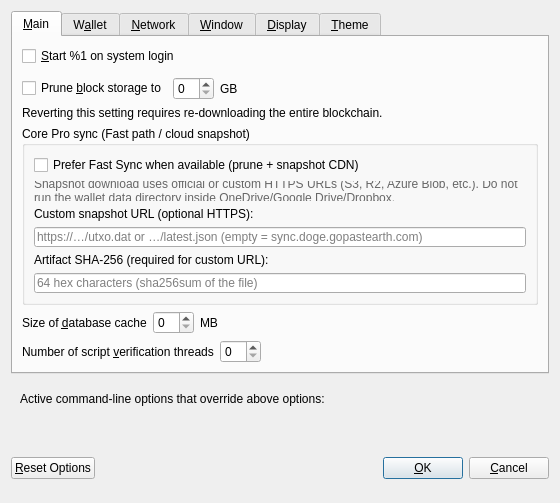
<?xml version="1.0" encoding="UTF-8"?>
<ui version="4.0">
 <class>OptionsDialog</class>
 <widget class="QDialog" name="OptionsDialog">
  <property name="geometry">
   <rect>
    <x>0</x>
    <y>0</y>
    <width>560</width>
    <height>440</height>
   </rect>
  </property>
  <property name="windowTitle">
   <string>Options</string>
  </property>
  <property name="modal">
   <bool>true</bool>
  </property>
  <layout class="QVBoxLayout" name="verticalLayout">
   <item>
    <widget class="QTabWidget" name="tabWidget">
     <property name="currentIndex">
      <number>0</number>
     </property>
     <widget class="QWidget" name="tabMain">
      <attribute name="title">
       <string>&amp;Main</string>
      </attribute>
      <layout class="QVBoxLayout" name="verticalLayout_Main">
       <item>
        <widget class="QCheckBox" name="bitcoinAtStartup">
         <property name="toolTip">
          <string>Automatically start %1 after logging in to the system.</string>
         </property>
         <property name="text">
          <string>&amp;Start %1 on system login</string>
         </property>
        </widget>
       </item>
       <item>
        <spacer name="horizontalSpacer_0_Main">
         <property name="orientation">
          <enum>Qt::Horizontal</enum>
         </property>
         <property name="sizeHint" stdset="0">
          <size>
           <width>40</width>
           <height>5</height>
          </size>
         </property>
        </spacer>
       </item>
       <item>
       <layout class="QHBoxLayout" name="horizontalLayout_Main_Prune">
        <item>
         <widget class="QCheckBox" name="prune">
          <property name="toolTip">
           <string>Disables some advanced features but all blocks will still be fully validated. Reverting this setting requires re-downloading the entire blockchain. Actual disk usage may be somewhat higher.</string>
          </property>
          <property name="text">
           <string>Prune &amp;block storage to</string>
          </property>
         </widget>
        </item>
        <item>
         <widget class="QSpinBox" name="pruneSize"/>
        </item>
         <item>
          <widget class="QLabel" name="pruneSizeUnitLabel">
           <property name="text">
            <string>GB</string>
           </property>
           <property name="textFormat">
            <enum>Qt::PlainText</enum>
           </property>
          </widget>
         </item>
         <item>
          <spacer name="horizontalSpacer_Main_Prune">
           <property name="orientation">
            <enum>Qt::Horizontal</enum>
           </property>
           <property name="sizeHint" stdset="0">
            <size>
             <width>40</width>
             <height>20</height>
            </size>
           </property>
          </spacer>
         </item>
        </layout>
       </item>
       <item>
        <widget class="QLabel" name="pruneWarning">
         <property name="text">
          <string>Reverting this setting requires re-downloading the entire blockchain.</string>
         </property>
         <property name="textFormat">
          <enum>Qt::PlainText</enum>
         </property>
        </widget>
       </item>
       <item>
        <widget class="QGroupBox" name="groupFastSync">
         <property name="title">
          <string>Core Pro sync (Fast path / cloud snapshot)</string>
         </property>
         <layout class="QVBoxLayout" name="verticalLayout_FastSync">
          <item>
           <widget class="QCheckBox" name="preferFastSync">
            <property name="toolTip">
             <string>Prefer Fast path: prune old blocks and use an attested UTXO snapshot when available (Product P1). Does not place your live datadir on OneDrive/Drive — cloud is only for downloading snapshot files over HTTPS.</string>
            </property>
            <property name="text">
             <string>Prefer Fast Sync when available (prune + snapshot CDN)</string>
            </property>
           </widget>
          </item>
          <item>
           <widget class="QLabel" name="fastSyncHint">
            <property name="styleSheet">
             <string notr="true">QLabel { color: #666; }</string>
            </property>
            <property name="text">
             <string>Snapshot download uses official or custom HTTPS URLs (S3, R2, Azure Blob, etc.). Do not run the wallet data directory inside OneDrive/Google Drive/Dropbox.</string>
            </property>
            <property name="wordWrap">
             <bool>true</bool>
            </property>
           </widget>
          </item>
          <item>
           <widget class="QLabel" name="snapshotUrlLabel">
            <property name="text">
             <string>Custom snapshot URL (optional HTTPS):</string>
            </property>
           </widget>
          </item>
          <item>
           <widget class="QLineEdit" name="snapshotUrl">
            <property name="placeholderText">
             <string>https://…/utxo.dat or …/latest.json (empty = sync.doge.gopastearth.com)</string>
            </property>
           </widget>
          </item>
          <item>
           <widget class="QLabel" name="snapshotShaLabel">
            <property name="text">
             <string>Artifact SHA-256 (required for custom URL):</string>
            </property>
           </widget>
          </item>
          <item>
           <widget class="QLineEdit" name="snapshotSha256">
            <property name="placeholderText">
             <string>64 hex characters (sha256sum of the file)</string>
            </property>
           </widget>
          </item>
         </layout>
        </widget>
       </item>
       <item>
        <layout class="QHBoxLayout" name="horizontalLayout_2_Main">
         <item>
          <widget class="QLabel" name="databaseCacheLabel">
           <property name="text">
            <string>Size of &amp;database cache</string>
           </property>
           <property name="textFormat">
            <enum>Qt::PlainText</enum>
           </property>
           <property name="buddy">
            <cstring>databaseCache</cstring>
           </property>
          </widget>
         </item>
         <item>
          <widget class="QSpinBox" name="databaseCache"/>
         </item>
         <item>
          <widget class="QLabel" name="databaseCacheUnitLabel">
           <property name="text">
            <string>MB</string>
           </property>
           <property name="textFormat">
            <enum>Qt::PlainText</enum>
           </property>
          </widget>
         </item>
         <item>
          <spacer name="horizontalSpacer_2_Main">
           <property name="orientation">
            <enum>Qt::Horizontal</enum>
           </property>
           <property name="sizeHint" stdset="0">
            <size>
             <width>40</width>
             <height>20</height>
            </size>
           </property>
          </spacer>
         </item>
        </layout>
       </item>
       <item>
        <layout class="QHBoxLayout" name="horizontalLayout_3_Main">
         <item>
          <widget class="QLabel" name="threadsScriptVerifLabel">
           <property name="text">
            <string>Number of script &amp;verification threads</string>
           </property>
           <property name="textFormat">
            <enum>Qt::PlainText</enum>
           </property>
           <property name="buddy">
            <cstring>threadsScriptVerif</cstring>
           </property>
          </widget>
         </item>
         <item>
          <widget class="QSpinBox" name="threadsScriptVerif">
           <property name="toolTip">
            <string>(0 = auto, &lt;0 = leave that many cores free)</string>
           </property>
          </widget>
         </item>
         <item>
          <spacer name="horizontalSpacer_3_Main">
           <property name="orientation">
            <enum>Qt::Horizontal</enum>
           </property>
           <property name="sizeHint" stdset="0">
            <size>
             <width>40</width>
             <height>20</height>
            </size>
           </property>
          </spacer>
         </item>
        </layout>
       </item>
       <item>
        <spacer name="verticalSpacer_Main">
         <property name="orientation">
          <enum>Qt::Vertical</enum>
         </property>
         <property name="sizeHint" stdset="0">
          <size>
           <width>20</width>
           <height>40</height>
          </size>
         </property>
        </spacer>
       </item>
      </layout>
     </widget>
     <widget class="QWidget" name="tabWallet">
      <attribute name="title">
       <string>W&amp;allet</string>
      </attribute>
      <layout class="QVBoxLayout" name="verticalLayout_Wallet">
       <item>
        <widget class="QGroupBox" name="groupBox">
         <property name="title">
          <string>Expert</string>
         </property>
         <layout class="QVBoxLayout" name="verticalLayout_2">
          <item>
           <widget class="QCheckBox" name="coinControlFeatures">
            <property name="toolTip">
             <string>Whether to show coin control features or not.</string>
            </property>
            <property name="text">
             <string>Enable coin &amp;control features</string>
            </property>
           </widget>
          </item>
          <item>
           <widget class="QCheckBox" name="spendZeroConfChange">
            <property name="toolTip">
             <string>If you disable the spending of unconfirmed change, the change from a transaction cannot be used until that transaction has at least one confirmation. This also affects how your balance is computed.</string>
            </property>
            <property name="text">
             <string>&amp;Spend unconfirmed change</string>
            </property>
           </widget>
          </item>
         </layout>
        </widget>
       </item>
       <item>
        <spacer name="verticalSpacer_Wallet">
         <property name="orientation">
          <enum>Qt::Vertical</enum>
         </property>
         <property name="sizeHint" stdset="0">
          <size>
           <width>20</width>
           <height>40</height>
          </size>
         </property>
        </spacer>
       </item>
      </layout>
     </widget>
     <widget class="QWidget" name="tabNetwork">
      <attribute name="title">
       <string>&amp;Network</string>
      </attribute>
      <layout class="QVBoxLayout" name="verticalLayout_Network">
       <item>
        <widget class="QCheckBox" name="mapPortUpnp">
         <property name="toolTip">
          <string>Automatically open the Dogecoin client port on the router. This only works when your router supports UPnP and it is enabled.</string>
         </property>
         <property name="text">
          <string>Map port using &amp;UPnP</string>
         </property>
        </widget>
       </item>
       <item>
        <widget class="QCheckBox" name="allowIncoming">
         <property name="toolTip">
          <string>Accept connections from outside</string>
         </property>
         <property name="text">
          <string>Allow incoming connections</string>
         </property>
        </widget>
       </item>
       <item>
        <widget class="QCheckBox" name="connectSocks">
         <property name="toolTip">
          <string>Connect to the Dogecoin network through a SOCKS5 proxy.</string>
         </property>
         <property name="text">
          <string>&amp;Connect through SOCKS5 proxy (default proxy):</string>
         </property>
        </widget>
       </item>
       <item>
        <layout class="QHBoxLayout" name="horizontalLayout_1_Network">
         <item>
          <widget class="QLabel" name="proxyIpLabel">
           <property name="text">
            <string>Proxy &amp;IP:</string>
           </property>
           <property name="textFormat">
            <enum>Qt::PlainText</enum>
           </property>
           <property name="buddy">
            <cstring>proxyIp</cstring>
           </property>
          </widget>
         </item>
         <item>
          <widget class="QValidatedLineEdit" name="proxyIp">
           <property name="minimumSize">
            <size>
             <width>140</width>
             <height>0</height>
            </size>
           </property>
           <property name="maximumSize">
            <size>
             <width>140</width>
             <height>16777215</height>
            </size>
           </property>
           <property name="toolTip">
            <string>IP address of the proxy (e.g. IPv4: 127.0.0.1 / IPv6: ::1)</string>
           </property>
          </widget>
         </item>
         <item>
          <widget class="QLabel" name="proxyPortLabel">
           <property name="text">
            <string>&amp;Port:</string>
           </property>
           <property name="textFormat">
            <enum>Qt::PlainText</enum>
           </property>
           <property name="buddy">
            <cstring>proxyPort</cstring>
           </property>
          </widget>
         </item>
         <item>
          <widget class="QLineEdit" name="proxyPort">
           <property name="minimumSize">
            <size>
             <width>55</width>
             <height>0</height>
            </size>
           </property>
           <property name="maximumSize">
            <size>
             <width>55</width>
             <height>16777215</height>
            </size>
           </property>
           <property name="toolTip">
            <string>Port of the proxy (e.g. 9050)</string>
           </property>
          </widget>
         </item>
         <item>
          <spacer name="horizontalSpacer_1_Network">
           <property name="orientation">
            <enum>Qt::Horizontal</enum>
           </property>
           <property name="sizeHint" stdset="0">
            <size>
             <width>40</width>
             <height>20</height>
            </size>
           </property>
          </spacer>
         </item>
        </layout>
       </item>
       <item>
        <layout class="QHBoxLayout" name="horizontalLayout_2_Network">
         <item>
          <widget class="QLabel" name="proxyActiveNets">
           <property name="text">
            <string>Used for reaching peers via:</string>
           </property>
           <property name="textFormat">
            <enum>Qt::PlainText</enum>
           </property>
          </widget>
         </item>
         <item>
          <widget class="QCheckBox" name="proxyReachIPv4">
           <property name="enabled">
            <bool>false</bool>
           </property>
           <property name="toolTip">
            <string>Shows, if the supplied default SOCKS5 proxy is used to reach peers via this network type.</string>
           </property>
           <property name="text">
            <string/>
           </property>
          </widget>
         </item>
         <item>
          <widget class="QLabel" name="proxyReachIPv4Label">
           <property name="text">
            <string>IPv4</string>
           </property>
           <property name="textFormat">
            <enum>Qt::PlainText</enum>
           </property>
          </widget>
         </item>
         <item>
          <widget class="QCheckBox" name="proxyReachIPv6">
           <property name="enabled">
            <bool>false</bool>
           </property>
           <property name="toolTip">
            <string>Shows, if the supplied default SOCKS5 proxy is used to reach peers via this network type.</string>
           </property>
           <property name="text">
            <string/>
           </property>
          </widget>
         </item>
         <item>
          <widget class="QLabel" name="proxyReachIPv6Label">
           <property name="text">
            <string>IPv6</string>
           </property>
           <property name="textFormat">
            <enum>Qt::PlainText</enum>
           </property>
          </widget>
         </item>
         <item>
          <widget class="QCheckBox" name="proxyReachTor">
           <property name="enabled">
            <bool>false</bool>
           </property>
           <property name="toolTip">
            <string>Shows, if the supplied default SOCKS5 proxy is used to reach peers via this network type.</string>
           </property>
           <property name="text">
            <string/>
           </property>
          </widget>
         </item>
         <item>
          <widget class="QLabel" name="proxyReachTorLabel">
           <property name="text">
            <string>Tor</string>
           </property>
           <property name="textFormat">
            <enum>Qt::PlainText</enum>
           </property>
          </widget>
         </item>
         <item>
          <spacer name="horizontalSpacer_2_Network">
           <property name="orientation">
            <enum>Qt::Horizontal</enum>
           </property>
           <property name="sizeHint" stdset="0">
            <size>
             <width>40</width>
             <height>20</height>
            </size>
           </property>
          </spacer>
         </item>
        </layout>
       </item>
       <item>
        <widget class="QCheckBox" name="connectSocksTor">
         <property name="toolTip">
          <string>Connect to the Dogecoin network through a separate SOCKS5 proxy for Tor hidden services.</string>
         </property>
         <property name="text">
          <string>Use separate SOCKS5 proxy to reach peers via Tor hidden services:</string>
         </property>
        </widget>
       </item>
       <item>
        <layout class="QHBoxLayout" name="horizontalLayout_3_Network">
         <item>
          <widget class="QLabel" name="proxyIpTorLabel">
           <property name="text">
            <string>Proxy &amp;IP:</string>
           </property>
           <property name="textFormat">
            <enum>Qt::PlainText</enum>
           </property>
           <property name="buddy">
            <cstring>proxyIpTor</cstring>
           </property>
          </widget>
         </item>
         <item>
          <widget class="QValidatedLineEdit" name="proxyIpTor">
           <property name="minimumSize">
            <size>
             <width>140</width>
             <height>0</height>
            </size>
           </property>
           <property name="maximumSize">
            <size>
             <width>140</width>
             <height>16777215</height>
            </size>
           </property>
           <property name="toolTip">
            <string>IP address of the proxy (e.g. IPv4: 127.0.0.1 / IPv6: ::1)</string>
           </property>
          </widget>
         </item>
         <item>
          <widget class="QLabel" name="proxyPortTorLabel">
           <property name="text">
            <string>&amp;Port:</string>
           </property>
           <property name="textFormat">
            <enum>Qt::PlainText</enum>
           </property>
           <property name="buddy">
            <cstring>proxyPortTor</cstring>
           </property>
          </widget>
         </item>
         <item>
          <widget class="QLineEdit" name="proxyPortTor">
           <property name="minimumSize">
            <size>
             <width>55</width>
             <height>0</height>
            </size>
           </property>
           <property name="maximumSize">
            <size>
             <width>55</width>
             <height>16777215</height>
            </size>
           </property>
           <property name="toolTip">
            <string>Port of the proxy (e.g. 9050)</string>
           </property>
          </widget>
         </item>
         <item>
          <spacer name="horizontalSpacer_4_Network">
           <property name="orientation">
            <enum>Qt::Horizontal</enum>
           </property>
           <property name="sizeHint" stdset="0">
            <size>
             <width>40</width>
             <height>20</height>
            </size>
           </property>
          </spacer>
         </item>
        </layout>
       </item>
       <item>
        <spacer name="verticalSpacer_Network">
         <property name="orientation">
          <enum>Qt::Vertical</enum>
         </property>
         <property name="sizeHint" stdset="0">
          <size>
           <width>20</width>
           <height>40</height>
          </size>
         </property>
        </spacer>
       </item>
      </layout>
     </widget>
     <widget class="QWidget" name="tabWindow">
      <attribute name="title">
       <string>&amp;Window</string>
      </attribute>
      <layout class="QVBoxLayout" name="verticalLayout_Window">
       <item>
        <widget class="QCheckBox" name="hideTrayIcon">
         <property name="toolTip">
          <string>&amp;Hide the icon from the system tray.</string>
         </property>
         <property name="text">
          <string>Hide tray icon</string>
         </property>
        </widget>
       </item>
       <item>
        <widget class="QCheckBox" name="minimizeToTray">
         <property name="toolTip">
          <string>Show only a tray icon after minimizing the window.</string>
         </property>
         <property name="text">
          <string>&amp;Minimize to the tray instead of the taskbar</string>
         </property>
        </widget>
       </item>
       <item>
        <widget class="QCheckBox" name="minimizeOnClose">
         <property name="toolTip">
          <string>Minimize instead of exit the application when the window is closed. When this option is enabled, the application will be closed only after selecting Exit in the menu.</string>
         </property>
         <property name="text">
          <string>M&amp;inimize on close</string>
         </property>
        </widget>
       </item>
       <item>
        <spacer name="verticalSpacer_Window">
         <property name="orientation">
          <enum>Qt::Vertical</enum>
         </property>
         <property name="sizeHint" stdset="0">
          <size>
           <width>20</width>
           <height>40</height>
          </size>
         </property>
        </spacer>
       </item>
      </layout>
     </widget>
     <widget class="QWidget" name="tabDisplay">
      <attribute name="title">
       <string>&amp;Display</string>
      </attribute>
      <layout class="QVBoxLayout" name="verticalLayout_Display">
       <item>
        <layout class="QHBoxLayout" name="horizontalLayout_1_Display">
         <item>
          <widget class="QLabel" name="langLabel">
           <property name="text">
            <string>User Interface &amp;language:</string>
           </property>
           <property name="textFormat">
            <enum>Qt::PlainText</enum>
           </property>
           <property name="buddy">
            <cstring>lang</cstring>
           </property>
          </widget>
         </item>
         <item>
          <widget class="QValueComboBox" name="lang">
           <property name="toolTip">
            <string>The user interface language can be set here. This setting will take effect after restarting %1.</string>
           </property>
          </widget>
         </item>
        </layout>
       </item>
       <item>
        <layout class="QHBoxLayout" name="horizontalLayout_2_Display">
         <item>
          <widget class="QLabel" name="unitLabel">
           <property name="text">
            <string>&amp;Unit to show amounts in:</string>
           </property>
           <property name="textFormat">
            <enum>Qt::PlainText</enum>
           </property>
           <property name="buddy">
            <cstring>unit</cstring>
           </property>
          </widget>
         </item>
         <item>
          <widget class="QValueComboBox" name="unit">
           <property name="toolTip">
            <string>Choose the default subdivision unit to show in the interface and when sending coins.</string>
           </property>
          </widget>
         </item>
        </layout>
       </item>
       <item>
        <layout class="QHBoxLayout" name="horizontalLayout_3_Display">
         <item>
          <widget class="QLabel" name="thirdPartyTxUrlsLabel">
           <property name="toolTip">
            <string>Third party URLs (e.g. a block explorer) that appear in the transactions tab as context menu items. %s in the URL is replaced by transaction hash. Multiple URLs are separated by vertical bar |.</string>
           </property>
           <property name="text">
            <string>Third party transaction URLs</string>
           </property>
           <property name="buddy">
            <cstring>thirdPartyTxUrls</cstring>
           </property>
          </widget>
         </item>
         <item>
          <widget class="QLineEdit" name="thirdPartyTxUrls">
           <property name="toolTip">
            <string>Third party URLs (e.g. a block explorer) that appear in the transactions tab as context menu items. %s in the URL is replaced by transaction hash. Multiple URLs are separated by vertical bar |.</string>
           </property>
          </widget>
         </item>
        </layout>
       </item>
       <item>
        <spacer name="verticalSpacer_Display">
         <property name="orientation">
          <enum>Qt::Vertical</enum>
         </property>
         <property name="sizeHint" stdset="0">
          <size>
           <width>20</width>
           <height>40</height>
          </size>
         </property>
        </spacer>
       </item>
      </layout>
     </widget>
     <widget class="QWidget" name="tabTheme">
      <attribute name="title">
       <string>&amp;Theme</string>
      </attribute>
      <layout class="QVBoxLayout" name="verticalLayout_Theme">
       <item>
        <widget class="ThemeSwitcher" name="themeSwitcher" native="true">
         <property name="sizePolicy">
          <sizepolicy hsizetype="Expanding" vsizetype="Expanding">
           <horstretch>0</horstretch>
           <verstretch>0</verstretch>
          </sizepolicy>
         </property>
        </widget>
       </item>
      </layout>
     </widget>
    </widget>
   </item>
   <item>
    <widget class="QFrame" name="frame">
     <layout class="QVBoxLayout" name="verticalLayout_Bottom">
      <item>
       <layout class="QHBoxLayout" name="horizontalLayout_Bottom">
        <item>
         <widget class="QLabel" name="overriddenByCommandLineInfoLabel">
          <property name="text">
           <string>Active command-line options that override above options:</string>
          </property>
          <property name="textFormat">
           <enum>Qt::PlainText</enum>
          </property>
         </widget>
        </item>
        <item>
         <spacer name="horizontalSpacer_Bottom">
          <property name="orientation">
           <enum>Qt::Horizontal</enum>
          </property>
          <property name="sizeHint" stdset="0">
           <size>
            <width>40</width>
            <height>20</height>
           </size>
          </property>
         </spacer>
        </item>
       </layout>
      </item>
      <item>
       <widget class="QLabel" name="overriddenByCommandLineLabel">
        <property name="text">
         <string/>
        </property>
        <property name="textFormat">
         <enum>Qt::PlainText</enum>
        </property>
        <property name="wordWrap">
         <bool>true</bool>
        </property>
       </widget>
      </item>
     </layout>
    </widget>
   </item>
   <item>
    <layout class="QHBoxLayout" name="horizontalLayout_Buttons">
     <item>
      <widget class="QPushButton" name="resetButton">
       <property name="toolTip">
        <string>Reset all client options to default.</string>
       </property>
       <property name="text">
        <string>&amp;Reset Options</string>
       </property>
       <property name="autoDefault">
        <bool>false</bool>
       </property>
      </widget>
     </item>
     <item>
      <spacer name="horizontalSpacer_1">
       <property name="orientation">
        <enum>Qt::Horizontal</enum>
       </property>
       <property name="sizeHint" stdset="0">
        <size>
         <width>40</width>
         <height>48</height>
        </size>
       </property>
      </spacer>
     </item>
     <item>
      <widget class="QLabel" name="statusLabel">
       <property name="minimumSize">
        <size>
         <width>200</width>
         <height>0</height>
        </size>
       </property>
       <property name="font">
        <font>
         <weight>75</weight>
         <bold>true</bold>
        </font>
       </property>
       <property name="text">
        <string/>
       </property>
       <property name="textFormat">
        <enum>Qt::PlainText</enum>
       </property>
       <property name="wordWrap">
        <bool>true</bool>
       </property>
      </widget>
     </item>
     <item>
      <spacer name="horizontalSpacer_2">
       <property name="orientation">
        <enum>Qt::Horizontal</enum>
       </property>
       <property name="sizeHint" stdset="0">
        <size>
         <width>40</width>
         <height>48</height>
        </size>
       </property>
      </spacer>
     </item>
     <item>
      <widget class="QPushButton" name="okButton">
       <property name="text">
        <string>&amp;OK</string>
       </property>
       <property name="autoDefault">
        <bool>false</bool>
       </property>
       <property name="default">
        <bool>true</bool>
       </property>
      </widget>
     </item>
     <item>
      <widget class="QPushButton" name="cancelButton">
       <property name="text">
        <string>&amp;Cancel</string>
       </property>
       <property name="autoDefault">
        <bool>false</bool>
       </property>
      </widget>
     </item>
    </layout>
   </item>
  </layout>
 </widget>
 <customwidgets>
  <customwidget>
   <class>QValidatedLineEdit</class>
   <extends>QLineEdit</extends>
   <header>qvalidatedlineedit.h</header>
  </customwidget>
  <customwidget>
   <class>QValueComboBox</class>
   <extends>QComboBox</extends>
   <header>qvaluecombobox.h</header>
  </customwidget>
  <customwidget>
   <class>ThemeSwitcher</class>
   <extends>QWidget</extends>
   <header>themeswitcher.h</header>
   <container>1</container>
  </customwidget>
 </customwidgets>
 <resources/>
 <connections/>
</ui>
